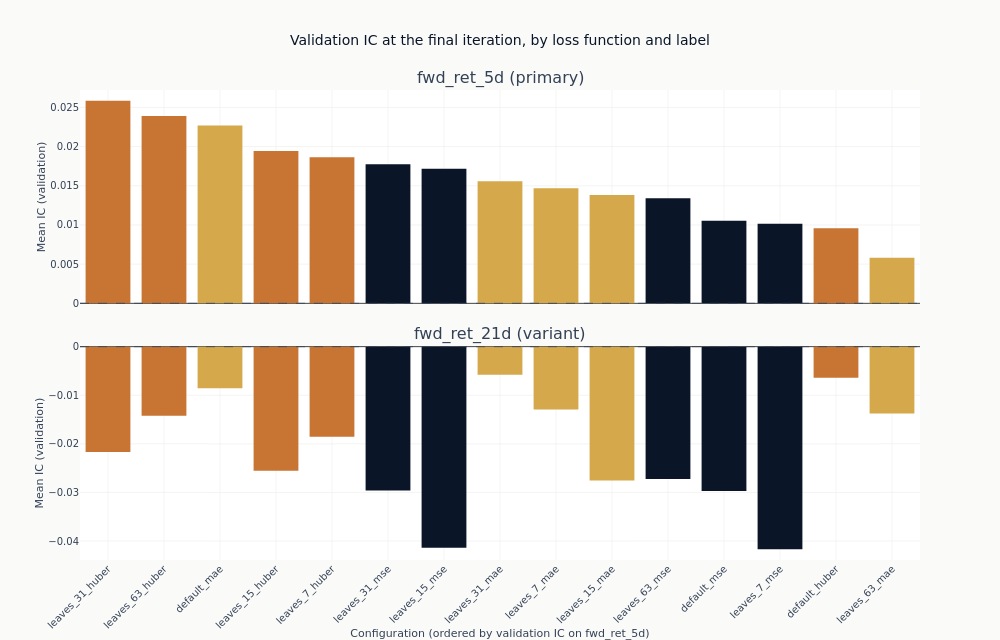

Notebook source saved alongside this figure:
### Markdown cell above
### Comparing every configuration at the same training length

The curves are coloured by objective because that is the axis with a mechanism behind it. If
heavy tails are steering the squared-error fits, the three colours should separate, and they
should separate more as trees are added, since each additional tree is fitted to the residuals
the previous ones left.

The chart below drops the checkpoint dimension by taking each configuration's final state, so
every configuration is compared at the same amount of training. That is the comparison that does
not require choosing anything after the fact. The configurations are held in one order across
the panels - their ranking on the primary label - so a panel that does not descend is a horizon
that orders the grid differently.

### Code cell
final = (
    catalog.filter(pl.col("checkpoint_value") == pl.col("checkpoint_value").max().over("label"))
    .filter("full_coverage")
    .with_columns(objective=pl.col("config_name").map_elements(objective_of, return_dtype=pl.Utf8))
    .sort(["label", "ic_mean"], descending=[False, True])
)
final_iteration = int(final.get_column("checkpoint_value").max())
config_order = (
    final.filter(pl.col("label") == order_label)
    .sort("ic_mean", descending=True)
    .get_column("config_name")
    .to_list()
)

fig_obj = make_subplots(
    rows=len(panel_labels),
    cols=1,
    shared_xaxes=True,
    vertical_spacing=0.09,
    subplot_titles=[
        f"{label} ({'primary' if label == primary else 'variant'})" for label in panel_labels
    ],
)
for row, label in enumerate(panel_labels, start=1):
    panel = final.filter(pl.col("label") == label)
    fig_obj.add_trace(
        go.Bar(
            x=panel.get_column("config_name").to_list(),
            y=panel.get_column("ic_mean").to_list(),
            marker_color=[objectives[value] for value in panel.get_column("objective")],
        ),
        row=row,
        col=1,
    )
    fig_obj.add_hline(
        y=0, line_width=1, line_dash="dash", line_color=COLORS["neutral"], row=row, col=1
    )
    fig_obj.update_yaxes(title_text="Mean IC (validation)", row=row, col=1)
fig_obj.update_xaxes(
    categoryorder="array",
    categoryarray=config_order,
    tickangle=-45,
    title_text=f"Configuration (ordered by validation IC on {order_label})",
    row=len(panel_labels),
    col=1,
)
fig_obj.update_layout(
    title="Validation IC at the final iteration, by loss function and label",
    height=320 * len(panel_labels),
    width=1000,
    showlegend=False,
    margin=dict(t=90),
)
show_plotly_with_alt(
    fig_obj,
    "Stacked bar charts of mean validation information coefficient at the final boosting "
    "iteration, coloured by loss function: dark navy for squared error, gold for absolute error, "
    "copper for Huber. The configurations are in the same order in each panel, that order being "
    f"their ranking on {order_label}, and each panel carries a dashed zero line. Every bar in the "
    "five-day panel rises above the line, from 0.026 down to 0.006, led by four copper Huber bars "
    "and a gold one. Every bar in the 21-day panel hangs below it, and the two longest there are "
    "navy squared-error bars near -0.042 that sit seventh and thirteenth in the panel above.",
)

### Figure 1 — Plotly figure (JSON) as saved in the notebook; plotly's stock layout.template omitted (floating-point values rounded to 4 significant figures)
{"data": [{"marker": {"color": ["#C87533", "#C87533", "#D4A84B", "#C87533", "#C87533", "#0a1628", "#0a1628", "#D4A84B", "#D4A84B", "#D4A84B", "#0a1628", "#0a1628", "#0a1628", "#C87533", "#D4A84B"]}, "type": "bar", "x": ["leaves_31_huber", "leaves_63_huber", "default_mae", "leaves_15_huber", "leaves_7_huber", "leaves_31_mse", "leaves_15_mse", "leaves_31_mae", "leaves_7_mae", "leaves_15_mae", "leaves_63_mse", "default_mse", "leaves_7_mse", "default_huber", "leaves_63_mae"], "xaxis": "x", "y": [0.02586, 0.02389, 0.02271, 0.01944, 0.01863, 0.01775, 0.01719, 0.01558, 0.01469, 0.01382, 0.01341, 0.01054, 0.01016, 0.009585, 0.005817], "yaxis": "y"}, {"marker": {"color": ["#D4A84B", "#C87533", "#D4A84B", "#D4A84B", "#D4A84B", "#C87533", "#C87533", "#C87533", "#C87533", "#0a1628", "#D4A84B", "#0a1628", "#0a1628", "#0a1628", "#0a1628"]}, "type": "bar", "x": ["leaves_31_mae", "default_huber", "default_mae", "leaves_7_mae", "leaves_63_mae", "leaves_63_huber", "leaves_7_huber", "leaves_31_huber", "leaves_15_huber", "leaves_63_mse", "leaves_15_mae", "leaves_31_mse", "default_mse", "leaves_15_mse", "leaves_7_mse"], "xaxis": "x2", "y": [-0.005773, -0.006425, -0.008569, -0.01294, -0.01374, -0.01424, -0.01854, -0.0217, -0.02554, -0.02724, -0.02754, -0.02962, -0.02973, -0.0414, -0.04171], "yaxis": "y2"}], "layout": {"annotations": [{"font": {"size": 16}, "showarrow": false, "text": "fwd_ret_5d (primary)", "x": 0.5, "xanchor": "center", "xref": "paper", "y": 1.0, "yanchor": "bottom", "yref": "paper"}, {"font": {"size": 16}, "showarrow": false, "text": "fwd_ret_21d (variant)", "x": 0.5, "xanchor": "center", "xref": "paper", "y": 0.455, "yanchor": "bottom", "yref": "paper"}], "height": 640, "margin": {"t": 90}, "shapes": [{"line": {"color": "#334155", "dash": "dash", "width": 1}, "type": "line", "x0": 0, "x1": 1, "xref": "x domain", "y0": 0, "y1": 0, "yref": "y"}, {"line": {"color": "#334155", "dash": "dash", "width": 1}, "type": "line", "x0": 0, "x1": 1, "xref": "x2 domain", "y0": 0, "y1": 0, "yref": "y2"}], "showlegend": false, "title": {"text": "Validation IC at the final iteration, by loss function and label"}, "width": 1000, "xaxis": {"anchor": "y", "domain": [0.0, 1.0], "matches": "x2", "showticklabels": false}, "xaxis2": {"anchor": "y2", "categoryarray": ["leaves_31_huber", "leaves_63_huber", "default_mae", "leaves_15_huber", "leaves_7_huber", "leaves_31_mse", "leaves_15_mse", "leaves_31_mae", "leaves_7_mae", "leaves_15_mae", "leaves_63_mse", "default_mse", "leaves_7_mse", "default_huber", "leaves_63_mae"], "categoryorder": "array", "domain": [0.0, 1.0], "tickangle": -45, "title": {"text": "Configuration (ordered by validation IC on fwd_ret_5d)"}}, "yaxis": {"anchor": "x", "domain": [0.545, 1.0], "title": {"text": "Mean IC (validation)"}}, "yaxis2": {"anchor": "x2", "domain": [0.0, 0.455], "title": {"text": "Mean IC (validation)"}}}}
